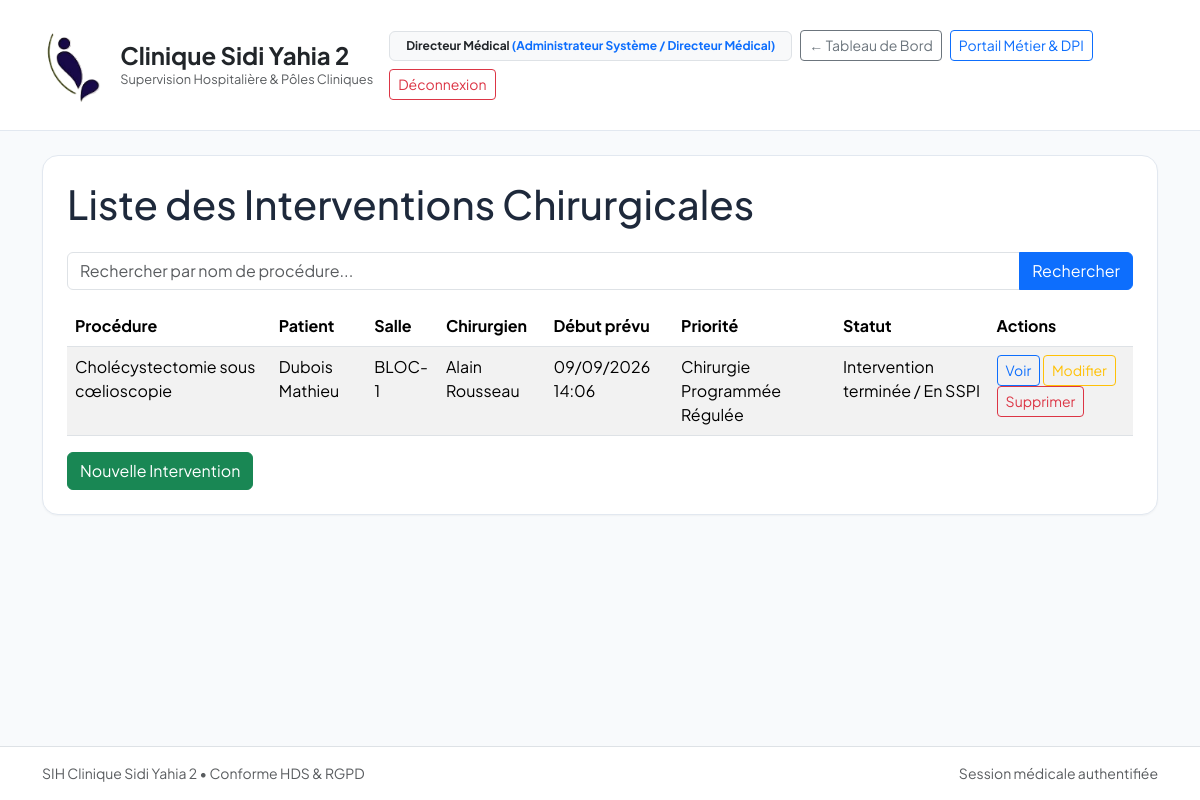
Screenshot of /chirurgie/intervention/ (signed in) with the database file from the repository.
### apps/core/models.py (models this page shows, shortened)
class CustomUser(AbstractUser):
    role = models.CharField(
        max_length=30,
        choices=UserRole.choices,
        default=UserRole.MEDECIN,
        verbose_name="Rôle hospitalier",
    )
    department = models.ForeignKey(
        Department,
        on_delete=models.PROTECT,
        null=True,
        blank=True,
        related_name="staff_members",
        verbose_name="Département d'affectation",
    )
    license_number = models.CharField(
        max_length=30,
        blank=True,
        verbose_name="Numéro RPPS / ADELI",
        help_text="Identifiant national des professionnels de santé",
    )
    phone_number = models.CharField(
        max_length=20,
        blank=True,
        verbose_name="Numéro de téléphone d'urgence / Bip",
    )
    class Meta:
        verbose_name = "Personnel Médical / Utilisateur"
        verbose_name_plural = "Personnel Médical / Utilisateurs"

class AuditableModel(models.Model):
    created_at = models.DateTimeField(
        auto_now_add=True,
        verbose_name="Date de création",
        help_text="Horodatage immuable de l'enregistrement",
    )
    updated_at = models.DateTimeField(
        auto_now=True,
        verbose_name="Dernière mise à jour",
        help_text="Horodatage automatique de la dernière modification",
    )
    class Meta:
        abstract = True

class Patient(AuditableModel):
    ipp = models.CharField(
        max_length=20,
        unique=True,
        editable=False,
        verbose_name="IPP (Identifiant Permanent Patient)",
        help_text="Format normalisé : IPP-YYYY-XXXXXX",
    )
    nir = models.CharField(
        max_length=50,
        unique=True,
        verbose_name="Numéro de Sécurité Sociale / Numéro de carte d'identité",
        help_text="Identifiant unique (aucun format imposé, vérification des doublons uniquement)",
    )
    last_name = models.CharField(max_length=100, verbose_name="Nom usuel")
    first_name = models.CharField(max_length=100, verbose_name="Prénom")
    maiden_name = models.CharField(max_length=100, blank=True, verbose_name="Nom de naissance")
    birth_date = models.DateField(verbose_name="Date de naissance")
    gender = models.CharField(
        max_length=1,
        choices=[("M", "Masculin"), ("F", "Féminin"), ("I", "Indéterminé")],
        verbose_name="Sexe biologique",
    )
    blood_group = models.CharField(
        max_length=4,
        choices=BloodGroup.choices,
        default=BloodGroup.INDETERMINE,
        verbose_name="Groupe sanguin & Rhésus",
    )
    current_status = models.ForeignKey(
        PatientStatusConfig,
        on_delete=models.PROTECT,
        null=True,
        blank=True,
        related_name="patients",
        verbose_name="Statut actuel du patient",
    )
    status_updated_at = models.DateTimeField(
        null=True,
        blank=True,
        verbose_name="Dernier changement de statut",
    )
    known_allergies = models.TextField(blank=True, verbose_name="Allergies connues")
    major_medical_history = models.TextField(blank=True, verbose_name="Antécédents médico-chirurgicaux majeurs")
    ongoing_treatments = models.TextField(blank=True, verbose_name="Traitements en cours")
    trusted_person_name = models.CharField(max_length=120, blank=True, verbose_name="Personne de confiance / Représentant légal")
    trusted_person_relation = models.CharField(
        max_length=80,
        blank=True,
        default="Représentant légal / Tuteur",
        verbose_name="Qualité du représentant légal",
    )
    trusted_person_phone = models.CharField(max_length=25, blank=True, verbose_name="Téléphone de la personne de confiance")
    phone = models.CharField(max_length=25, blank=True, verbose_name="Téléphone patient")
    email = models.EmailField(blank=True, verbose_name="Adresse courriel")
    address = models.CharField(max_length=255, blank=True, verbose_name="Adresse postale")
    city = models.CharField(max_length=100, blank=True, verbose_name="Ville / Commune")
    state_province = models.CharField(max_length=100, blank=True, verbose_name="Wilaya / Province / État")
    national_id_number = models.CharField(max_length=50, blank=True, verbose_name="N° PC ou Carte d'Identité (CI)")
    class Meta:
        verbose_name = "Dossier Patient Unique (DPI)"
        verbose_name_plural = "Dossiers Patients Uniques (DPI)"
        ordering = ["last_name", "first_name"]

### apps/chirurgie/models.py (models this page shows, shortened)
class SurgicalIntervention(AuditableModel):
    patient = models.ForeignKey(
        Patient,
        on_delete=models.CASCADE,
        related_name="surgical_interventions",
        verbose_name="Patient (DPI)",
    )
    operating_room = models.ForeignKey(
        OperatingRoom,
        on_delete=models.PROTECT,
        related_name="interventions",
        verbose_name="Salle d'opération",
    )
    lead_surgeon = models.ForeignKey(
        CustomUser,
        on_delete=models.PROTECT,
        limit_choices_to={"role__in": [UserRole.CHIRURGIEN, UserRole.MEDECIN]},
        related_name="lead_surgeries",
        verbose_name="Chirurgien principal",
    )
    anesthesiologist = models.ForeignKey(
        CustomUser,
        on_delete=models.PROTECT,
        null=True,
        blank=True,
        limit_choices_to={"role__in": [UserRole.MEDECIN, UserRole.CHIRURGIEN]},
        related_name="anesthesia_surgeries",
        verbose_name="Médecin Anesthésiste-Réanimateur (MAR)",
    )
    scheduled_start = models.DateTimeField(verbose_name="Début d'intervention prévu")
    scheduled_end = models.DateTimeField(verbose_name="Fin d'intervention prévue")
    procedure_name = models.CharField(max_length=255, verbose_name="Intitulé de l'acte chirurgical")
    surgical_indication = models.TextField(verbose_name="Indication opératoire")
    priority = models.CharField(
        max_length=25,
        choices=SurgicalPriority.choices,
        default=SurgicalPriority.PROGRAMMEE,
        verbose_name="Niveau d'urgence",
    )
    status = models.CharField(
        max_length=20,
        choices=InterventionStatus.choices,
        default=InterventionStatus.PLANIFIEE,
        verbose_name="Statut opératoire",
    )
    class Meta:
        verbose_name = "Intervention Chirurgicale"
        verbose_name_plural = "Interventions Chirurgicales"
        ordering = ["scheduled_start"]

class OperatingRoom(AuditableModel):
    code = models.CharField(max_length=20, unique=True, verbose_name="Code salle")
    name = models.CharField(max_length=100, verbose_name="Désignation de la salle")
    is_septic = models.BooleanField(default=False, verbose_name="Salle dédiée septique")
    is_available = models.BooleanField(default=True, verbose_name="Opérationnelle")
    equipment_summary = models.TextField(blank=True, verbose_name="Équipements intégrés (Coloscopie, Laser, etc.)")
    class Meta:
        verbose_name = "Salle de Bloc Opératoire"
        verbose_name_plural = "Salles de Bloc Opératoire"
        ordering = ["code"]

### apps/chirurgie/views.py (the view)
# urls.py: path("intervention/", views.InterventionListView.as_view(), name="intervention_list"),
class InterventionListView(LoginRequiredMixin, RoleRequiredMixin, ListView):
    model = SurgicalIntervention
    template_name = "chirurgie/intervention_list.html"
    context_object_name = "interventions"
    paginate_by = 20
    def get_queryset(self):
        qs = super().get_queryset().select_related("patient", "operating_room", "lead_surgeon")
        q = self.request.GET.get("q")
        if q:
            qs = qs.filter(procedure_name__icontains=q)
        return qs.order_by("-scheduled_start")

### apps/chirurgie/views.py (called while the page is built)
def user_has_chirurgien_or_medecin(user):
    return user.is_authenticated and (
        user.is_superuser or user.role in [UserRole.ADMIN, UserRole.CHIRURGIEN, UserRole.MEDECIN, UserRole.INFIRMIER]
    )

    def test_func(self):
        return user_has_chirurgien_or_medecin(self.request.user)

### apps/core/context_processors.py (called while the page is built)
def clinic_branding(request: HttpRequest) -> Dict[str, object]:
    info = get_clinic_parameters_dict()
    return {
        "CLINIC_LOGO_DATA_URI": get_clinic_logo_data_uri(),
        "CLINIC_INFO": info,
        "CLINIC_NAME": info["nom_clinique"],
        "CLINIC_ADDRESS": info["adresse_complete"],
        "CLINIC_PHONE": info["telephone"],
        "CLINIC_EMAIL": info["email"],
    }

### templates/chirurgie/intervention_list.html (shortened to what this page needs)
{% extends 'base.html' %}
{% load static %}
{% block content %}
<h1 class="mb-4">Liste des Interventions Chirurgicales</h1>
<form method="get" class="mb-3">
  <div class="input-group">
    <input type="text" name="q" class="form-control" placeholder="Rechercher par nom de procédure..." value="{{ request.GET.q }}">
    <button class="btn btn-primary" type="submit">Rechercher</button>
  </div>
</form>
<table class="table table-striped">
  <thead>
    <tr>
      <th>Procédure</th>
      <th>Patient</th>
      <th>Salle</th>
      <th>Chirurgien</th>
      <th>Début prévu</th>
      <th>Priorité</th>
      <th>Statut</th>
      <th>Actions</th>
    </tr>
  </thead>
  <tbody>
    {% for inter in interventions %}
    <tr>
      <td>{{ inter.procedure_name }}</td>
      <td>{{ inter.patient.last_name }} {{ inter.patient.first_name }}</td>
      <td>{{ inter.operating_room.code }}</td>
      <td>{{ inter.lead_surgeon.get_full_name }}</td>
      <td>{{ inter.scheduled_start|date:"d/m/Y H:i" }}</td>
      <td>{{ inter.get_priority_display }}</td>
      <td>{{ inter.get_status_display }}</td>
      <td>
        <a href="{% url 'chirurgie:intervention_detail' inter.pk %}" class="btn btn-sm btn-outline-primary">Voir</a>
        <a href="{% url 'chirurgie:intervention_update' inter.pk %}" class="btn btn-sm btn-outline-warning">Modifier</a>
        <a href="{% url 'chirurgie:intervention_delete' inter.pk %}" class="btn btn-sm btn-outline-danger">Supprimer</a>
      </td>
    </tr>
    {% empty %}
    <tr><td colspan="8" class="text-center">Aucune intervention trouvée.</td></tr>
    {% endfor %}
  </tbody>
</table>
<div class="d-flex justify-content-between align-items-center">
  <a href="{% url 'chirurgie:intervention_create' %}" class="btn btn-success">Nouvelle Intervention</a>
</div>
{% endblock %}

### templates/base.html (shortened to what this page needs)
<!DOCTYPE html>
<html lang="fr">
<head>
    <link href="https://cdn.jsdelivr.net/npm/bootstrap@5.3.3/dist/css/bootstrap.min.css" rel="stylesheet">
</head>
<body class="d-flex flex-column min-vh-100">
    <nav class="navbar navbar-expand-lg sih-navbar py-3 mb-4">
        <div class="container">
            <a class="navbar-brand fw-bold text-dark d-flex align-items-center gap-3" href="{% url 'home_dashboard' %}">
                <img src="{{ CLINIC_LOGO_DATA_URI|default:'/static/images/logo_clinique.png' }}"
                    alt="Logo Clinique Sidi Yahia 2" style="height: 88px; width: auto; object-fit: contain;">
                <div>
                    <div class="fs-4 fw-bold lh-sm">Clinique Sidi Yahia 2</div>
                    <div class="text-muted fw-normal" style="font-size: 0.8rem;">Supervision Hospitalière &amp; Pôles
                        Cliniques</div>
                </div>
            </a>
            <div class="d-flex align-items-center gap-2 ms-auto flex-wrap">
                {% if request.user.is_authenticated %}
                <span class="badge bg-light text-dark border px-3 py-2">
                    {{ request.user.get_full_name|default:request.user.username }}
                    <span class="text-primary fw-bold">({{ request.user.get_role_display }})</span>
                </span>
                {% endif %}
                <a href="{% url 'home_dashboard' %}" class="btn btn-sm btn-outline-secondary">
                    &larr; Tableau de Bord
                </a>
                <a href="/admin/" class="btn btn-sm btn-outline-primary">
                    Portail Métier &amp; DPI
                </a>
                <a href="{% url 'logout' %}" class="btn btn-sm btn-outline-danger">
                    Déconnexion
                </a>
            </div>
        </div>
    </nav>
    <main class="container mb-5 flex-grow-1">
        <div class="sih-card p-4">
            {% block content %}{% endblock %}
        </div>
    </main>
    <footer class="bg-white border-top py-3 mt-auto">
        <div class="container d-flex justify-content-between text-muted small">
            <span>SIH Clinique Sidi Yahia 2 &bull; Conforme HDS &amp; RGPD</span>
            <span>Session médicale authentifiée</span>
        </div>
    </footer>
</body>
</html>

### templates/base.html (style rules this page uses)
body { font-family: 'Plus Jakarta Sans', sans-serif; background-color: #f8fafc; color: #1e293b; }
.sih-navbar { background: #ffffff; border-bottom: 1px solid #e2e8f0; }
.sih-card { background: #ffffff; border: 1px solid #e2e8f0; border-radius: 1rem; box-shadow: 0 1px 2px 0 rgba(0, 0, 0, 0.04); }

### rows the page displays
CustomUser: user.get_full_name "Directeur Médical", user.role "Administrateur Système / Directeur Médical"
SurgicalIntervention: procedure_name "Cholécystectomie sous cœlioscopie", patient.last_name "Dubois", patient.first_name "Mathieu", operating_room.code "BLOC-1", lead_surgeon.get_full_name "Alain Rousseau", scheduled_start "09/09/2026 14:06", priority "Chirurgie Programmée Régulée", status "Intervention terminée / En SSPI"
